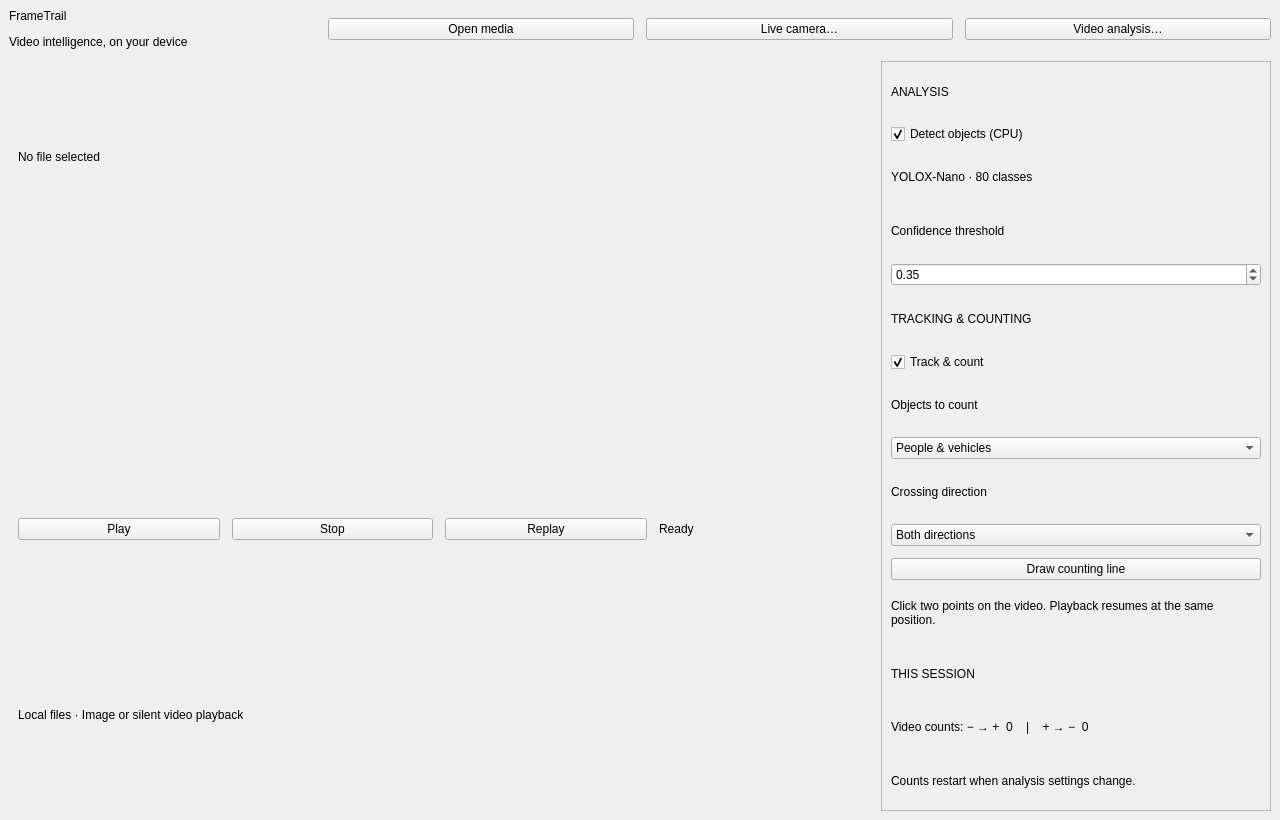
<?xml version='1.0' encoding='utf-8'?>
<ui version="4.0">
 <class>PreviewLayout</class>
 <widget class="QMainWindow" name="PreviewLayout">
  <property name="geometry">
   <rect>
    <x>0</x>
    <y>0</y>
    <width>1280</width>
    <height>820</height>
   </rect>
  </property>
  <widget class="QWidget" name="shell">
   <layout class="QVBoxLayout" name="rootLayout">
    <property name="spacing">
     <number>12</number>
    </property>
    <item>
     <layout class="QHBoxLayout" name="header">
      <property name="spacing">
       <number>12</number>
      </property>
      <item>
       <layout class="QVBoxLayout" name="branding">
        <property name="spacing">
         <number>12</number>
        </property>
        <item>
         <widget class="QLabel" name="title">
          <property name="text">
           <string>FrameTrail</string>
          </property>
          <property name="wordWrap">
           <bool>true</bool>
          </property>
         </widget>
        </item>
        <item>
         <widget class="QLabel" name="subtitle">
          <property name="text">
           <string>Video intelligence, on your device</string>
          </property>
          <property name="wordWrap">
           <bool>true</bool>
          </property>
         </widget>
        </item>
       </layout>
      </item>
      <item>
       <widget class="QPushButton" name="open">
        <property name="text">
         <string>Open media</string>
        </property>
        <property name="role" stdset="0">
         <string>primary</string>
        </property>
       </widget>
      </item>
      <item>
       <widget class="QPushButton" name="liveCamera">
        <property name="text">
         <string>Live camera…</string>
        </property>
       </widget>
      </item>
      <item>
       <widget class="QPushButton" name="savedAnalysis">
        <property name="text">
         <string>Video analysis…</string>
        </property>
       </widget>
      </item>
     </layout>
    </item>
    <item>
     <layout class="QHBoxLayout" name="workspace">
      <property name="spacing">
       <number>12</number>
      </property>
      <item>
       <widget class="QWidget" name="videoPane">
        <layout class="QVBoxLayout" name="videoColumn">
         <property name="spacing">
          <number>12</number>
         </property>
         <item>
          <widget class="QLabel" name="source">
           <property name="text">
            <string>No file selected</string>
           </property>
           <property name="wordWrap">
            <bool>true</bool>
           </property>
          </widget>
         </item>
         <item>
          <widget class="FrameCanvas" name="frameCanvas" />
         </item>
         <item>
          <layout class="QHBoxLayout" name="playback">
           <property name="spacing">
            <number>12</number>
           </property>
           <item>
            <widget class="QPushButton" name="play">
             <property name="text">
              <string>Play</string>
             </property>
            </widget>
           </item>
           <item>
            <widget class="QPushButton" name="stop">
             <property name="text">
              <string>Stop</string>
             </property>
            </widget>
           </item>
           <item>
            <widget class="QPushButton" name="replay">
             <property name="text">
              <string>Replay</string>
             </property>
            </widget>
           </item>
           <item>
            <widget class="QLabel" name="state">
             <property name="text">
              <string>Ready</string>
             </property>
             <property name="wordWrap">
              <bool>true</bool>
             </property>
            </widget>
           </item>
          </layout>
         </item>
         <item>
          <widget class="QLabel" name="details">
           <property name="text">
            <string>Local files · Image or silent video playback</string>
           </property>
           <property name="wordWrap">
            <bool>true</bool>
           </property>
           <property name="role" stdset="0">
            <string>muted</string>
           </property>
          </widget>
         </item>
        </layout>
       </widget>
      </item>
      <item>
       <widget class="QScrollArea" name="settingsScroll">
        <property name="widgetResizable">
         <bool>true</bool>
        </property>
        <property name="minimumSize">
         <size>
          <width>270</width>
          <height>0</height>
         </size>
        </property>
        <property name="maximumSize">
         <size>
          <width>390</width>
          <height>16777215</height>
         </size>
        </property>
        <widget class="QFrame" name="inspector">
         <property name="minimumSize">
          <size>
           <width>0</width>
           <height>0</height>
          </size>
         </property>
         <property name="maximumSize">
          <size>
           <width>16777215</width>
           <height>16777215</height>
          </size>
         </property>
         <layout class="QVBoxLayout" name="inspectorLayout">
          <property name="spacing">
           <number>12</number>
          </property>
          <item>
           <widget class="QLabel" name="analysisSection">
            <property name="text">
             <string>ANALYSIS</string>
            </property>
            <property name="wordWrap">
             <bool>true</bool>
            </property>
            <property name="role" stdset="0">
             <string>section</string>
            </property>
           </widget>
          </item>
          <item>
           <widget class="QCheckBox" name="detectObjects">
            <property name="text">
             <string>Detect objects (CPU)</string>
            </property>
            <property name="checked">
             <bool>true</bool>
            </property>
           </widget>
          </item>
          <item>
           <widget class="QLabel" name="modelLabel">
            <property name="text">
             <string>YOLOX-Nano · 80 classes</string>
            </property>
            <property name="wordWrap">
             <bool>true</bool>
            </property>
            <property name="role" stdset="0">
             <string>muted</string>
            </property>
           </widget>
          </item>
          <item>
           <widget class="QLabel" name="confidenceLabel">
            <property name="text">
             <string>Confidence threshold</string>
            </property>
            <property name="wordWrap">
             <bool>true</bool>
            </property>
           </widget>
          </item>
          <item>
           <widget class="QDoubleSpinBox" name="confidence">
            <property name="minimum">
             <double>0.05</double>
            </property>
            <property name="maximum">
             <double>0.95</double>
            </property>
            <property name="singleStep">
             <double>0.05</double>
            </property>
            <property name="value">
             <double>0.35</double>
            </property>
            <property name="accessibleName">
             <string>Confidence threshold</string>
            </property>
           </widget>
          </item>
          <item>
           <widget class="QLabel" name="trackingSection">
            <property name="text">
             <string>TRACKING &amp; COUNTING</string>
            </property>
            <property name="wordWrap">
             <bool>true</bool>
            </property>
            <property name="role" stdset="0">
             <string>section</string>
            </property>
           </widget>
          </item>
          <item>
           <widget class="QCheckBox" name="trackObjects">
            <property name="text">
             <string>Track &amp;&amp; count</string>
            </property>
            <property name="checked">
             <bool>true</bool>
            </property>
           </widget>
          </item>
          <item>
           <widget class="QLabel" name="classesLabel">
            <property name="text">
             <string>Objects to count</string>
            </property>
            <property name="wordWrap">
             <bool>true</bool>
            </property>
           </widget>
          </item>
          <item>
           <widget class="QComboBox" name="trackingClasses">
            <item>
             <property name="text">
              <string>People &amp; vehicles</string>
             </property>
            </item>
            <item>
             <property name="text">
              <string>People</string>
             </property>
            </item>
            <item>
             <property name="text">
              <string>Vehicles</string>
             </property>
            </item>
           </widget>
          </item>
          <item>
           <widget class="QLabel" name="directionLabel">
            <property name="text">
             <string>Crossing direction</string>
            </property>
            <property name="wordWrap">
             <bool>true</bool>
            </property>
           </widget>
          </item>
          <item>
           <widget class="QComboBox" name="crossingDirection">
            <item>
             <property name="text">
              <string>Both directions</string>
             </property>
            </item>
            <item>
             <property name="text">
              <string>− → +</string>
             </property>
            </item>
            <item>
             <property name="text">
              <string>+ → −</string>
             </property>
            </item>
           </widget>
          </item>
          <item>
           <widget class="QPushButton" name="drawLine">
            <property name="text">
             <string>Draw counting line</string>
            </property>
           </widget>
          </item>
          <item>
           <widget class="QLabel" name="lineHint">
            <property name="text">
             <string>Click two points on the video. Playback resumes at the same position.</string>
            </property>
            <property name="wordWrap">
             <bool>true</bool>
            </property>
            <property name="role" stdset="0">
             <string>muted</string>
            </property>
           </widget>
          </item>
          <item>
           <spacer name="inspectorSpace">
            <property name="orientation">
             <enum>Qt::Vertical</enum>
            </property>
           </spacer>
          </item>
          <item>
           <widget class="QLabel" name="crossingsSection">
            <property name="text">
             <string>THIS SESSION</string>
            </property>
            <property name="wordWrap">
             <bool>true</bool>
            </property>
            <property name="role" stdset="0">
             <string>section</string>
            </property>
           </widget>
          </item>
          <item>
           <widget class="QLabel" name="crossingCounts">
            <property name="text">
             <string>Video counts: − → +  0    |    + → −  0</string>
            </property>
            <property name="wordWrap">
             <bool>true</bool>
            </property>
           </widget>
          </item>
          <item>
           <widget class="QLabel" name="countsHint">
            <property name="text">
             <string>Counts restart when analysis settings change.</string>
            </property>
            <property name="wordWrap">
             <bool>true</bool>
            </property>
            <property name="role" stdset="0">
             <string>muted</string>
            </property>
           </widget>
          </item>
         </layout>
        </widget>
       </widget>
      </item>
     </layout>
    </item>
   </layout>
  </widget>
 </widget>
 <customwidgets>
  <customwidget>
   <class>FrameCanvas</class>
   <extends>QWidget</extends>
   <header>preview_window.hpp</header>
   <container>1</container>
  </customwidget>
 </customwidgets>
 <resources />
 <connections />
</ui>
